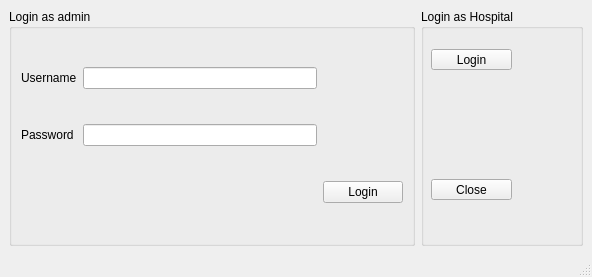
<?xml version="1.0" encoding="UTF-8"?>
<ui version="4.0">
 <class>MainWindow</class>
 <widget class="QMainWindow" name="MainWindow">
  <property name="geometry">
   <rect>
    <x>0</x>
    <y>0</y>
    <width>592</width>
    <height>277</height>
   </rect>
  </property>
  <property name="windowTitle">
   <string>MainWindow</string>
  </property>
  <widget class="QWidget" name="centralwidget">
   <layout class="QGridLayout" name="gridLayout_2" columnstretch="5,2">
    <item row="0" column="0">
     <widget class="QGroupBox" name="groupBox">
      <property name="title">
       <string>Login as admin</string>
      </property>
      <layout class="QGridLayout" name="gridLayout" rowstretch="0,0,0">
       <item row="0" column="0">
        <widget class="QLabel" name="label">
         <property name="text">
          <string>Username</string>
         </property>
        </widget>
       </item>
       <item row="0" column="1">
        <widget class="QLineEdit" name="lineEdit_User"/>
       </item>
       <item row="1" column="1">
        <widget class="QLineEdit" name="lineEdit_password">
         <property name="echoMode">
          <enum>QLineEdit::Password</enum>
         </property>
        </widget>
       </item>
       <item row="1" column="0">
        <widget class="QLabel" name="label_2">
         <property name="text">
          <string>Password</string>
         </property>
        </widget>
       </item>
       <item row="2" column="2">
        <widget class="QPushButton" name="pushButton_login">
         <property name="text">
          <string>Login</string>
         </property>
        </widget>
       </item>
      </layout>
     </widget>
    </item>
    <item row="0" column="1">
     <widget class="QGroupBox" name="groupBox_2">
      <property name="title">
       <string>Login as Hospital</string>
      </property>
      <widget class="QPushButton" name="pushButton_hos">
       <property name="geometry">
        <rect>
         <x>10</x>
         <y>40</y>
         <width>81</width>
         <height>21</height>
        </rect>
       </property>
       <property name="text">
        <string>Login</string>
       </property>
      </widget>
      <widget class="QPushButton" name="pushButton_Close">
       <property name="geometry">
        <rect>
         <x>10</x>
         <y>170</y>
         <width>81</width>
         <height>21</height>
        </rect>
       </property>
       <property name="text">
        <string>Close</string>
       </property>
      </widget>
     </widget>
    </item>
   </layout>
  </widget>
  <widget class="QMenuBar" name="menubar">
   <property name="geometry">
    <rect>
     <x>0</x>
     <y>0</y>
     <width>592</width>
     <height>17</height>
    </rect>
   </property>
  </widget>
  <widget class="QStatusBar" name="statusbar"/>
 </widget>
 <resources/>
 <connections/>
</ui>
